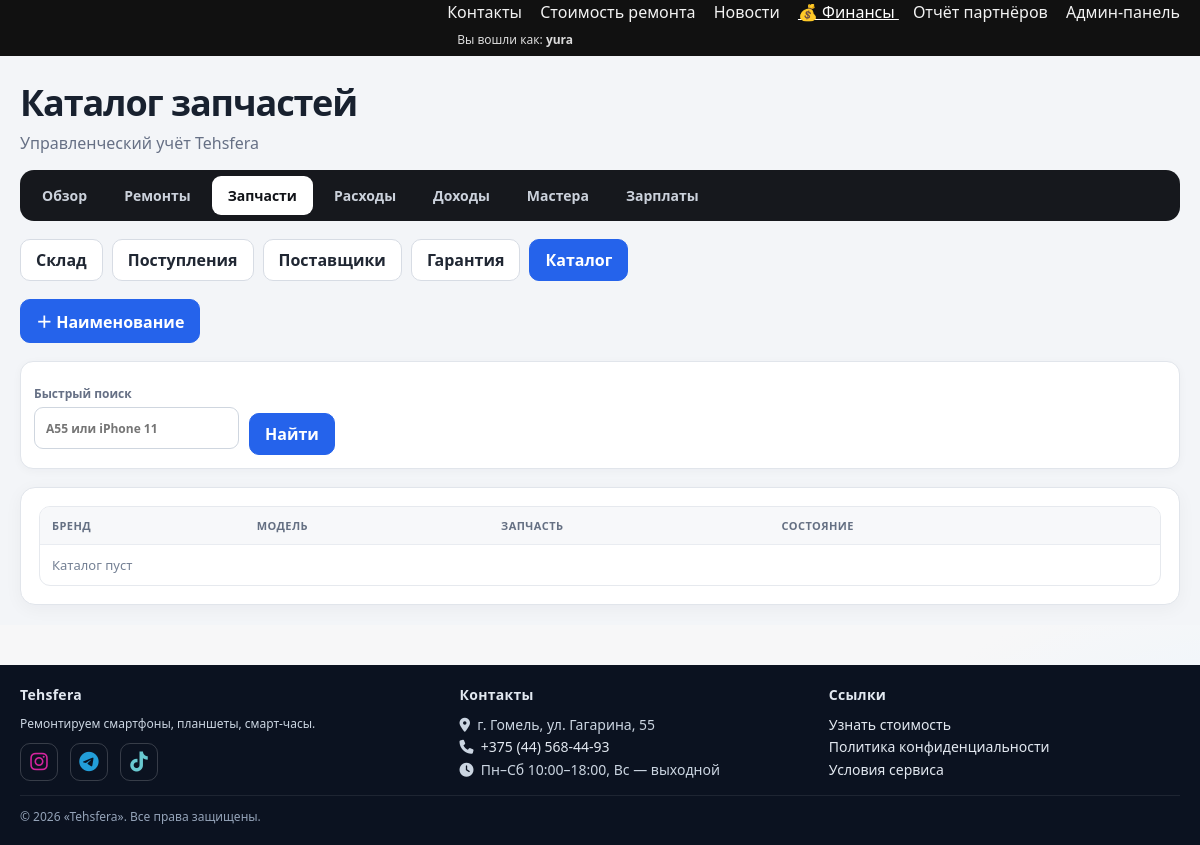
The app's page /finance/parts/catalog/ (signed in), older data.
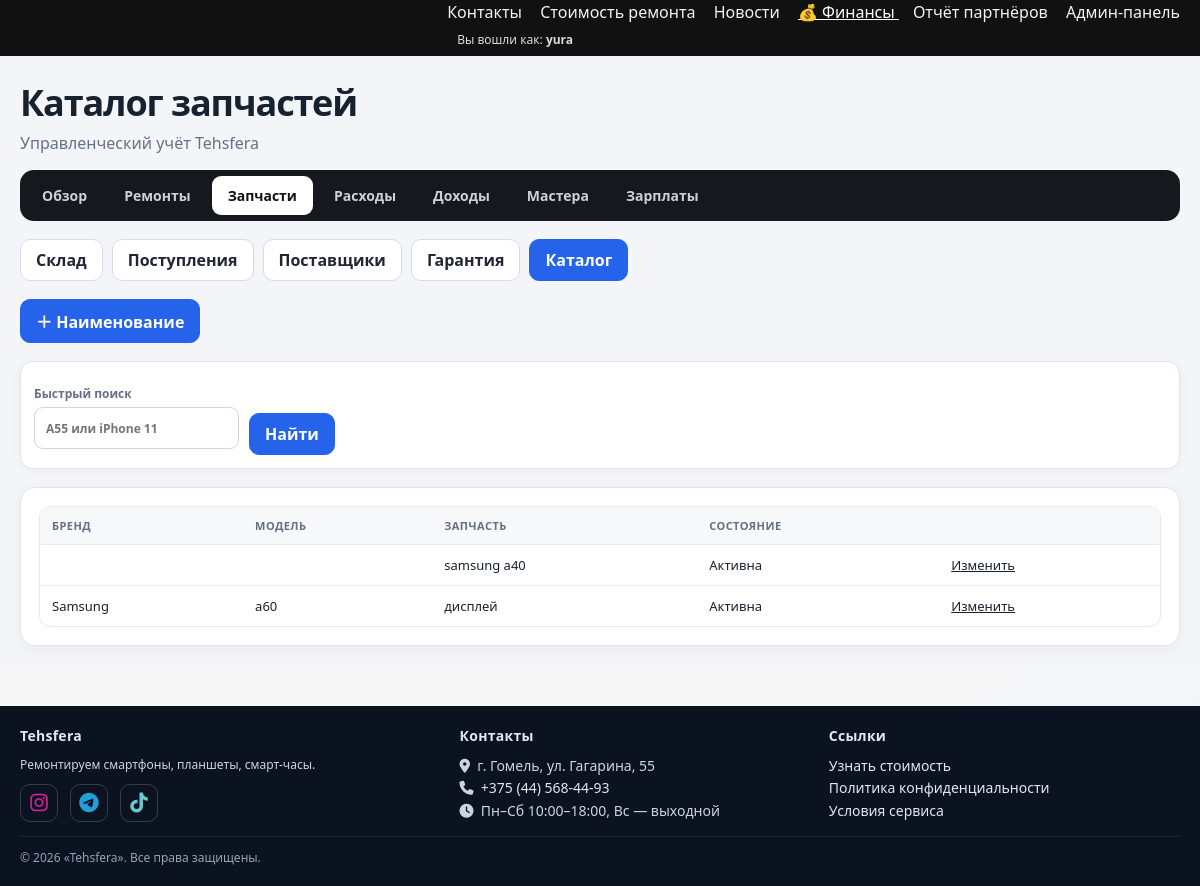
The same page, newer data.
### finance/models.py (models this page shows, shortened)
class PartCatalog(models.Model):
    brand = models.CharField("Бренд", max_length=80, blank=True)
    device_model = models.CharField("Модель устройства", max_length=120, blank=True)
    name = models.CharField("Название запчасти", max_length=160)
    comment = models.TextField("Комментарий", blank=True)
    is_active = models.BooleanField("Активна", default=True)
    created_at = models.DateTimeField("Создана", auto_now_add=True)
    class Meta:
        verbose_name = "Наименование запчасти"
        verbose_name_plural = "Каталог запчастей"
        ordering = ["brand", "device_model", "name"]
        constraints = [models.UniqueConstraint(fields=["brand", "device_model", "name"], name="uniq_finance_part_catalog")]
        indexes = [models.Index(fields=["brand", "device_model"])]

### finance/views.py (the view)
# urls.py: path("parts/catalog/", views.catalog_list, name="catalog_list"),
@finance_staff_required
def catalog_list(request):
    query = (request.GET.get("q") or "").strip()
    qs = PartCatalog.objects.all()
    if query:
        qs = qs.filter(Q(brand__icontains=query) | Q(device_model__icontains=query) | Q(name__icontains=query))
    return render(request, "finance/catalog_list.html", {"page_obj": _page(qs, request), "q": query})

### finance/views.py (called while the page is built)
def _page(queryset, request, size=40):
    return Paginator(queryset, size).get_page(request.GET.get("page"))

### finance/templates/finance/catalog_list.html
{% extends "finance/base.html" %}{% block finance_title %}Каталог запчастей{% endblock %}{% block finance_content %}{% include "finance/_parts_nav.html" %}<div class="fin-actions"><a class="fin-btn primary" href="{% url 'finance:catalog_create' %}">＋ Наименование</a></div><form method="get" class="fin-filters"><label>Быстрый поиск<input name="q" value="{{ q }}" placeholder="A55 или iPhone 11"></label><button class="fin-btn primary">Найти</button></form><section class="fin-card"><div class="fin-table-wrap"><table class="fin-table"><thead><tr><th>Бренд</th><th>Модель</th><th>Запчасть</th><th>Состояние</th><th></th></tr></thead><tbody>{% for item in page_obj %}<tr><td>{{ item.brand }}</td><td>{{ item.device_model }}</td><td>{{ item.name }}</td><td>{% if item.is_active %}Активна{% else %}Неактивна{% endif %}</td><td><a href="{% url 'finance:catalog_edit' item.pk %}">Изменить</a></td></tr>{% empty %}<tr><td colspan="5" class="fin-empty">Каталог пуст</td></tr>{% endfor %}</tbody></table></div></section>{% endblock %}

Row changes from the older to the newer data that the page shows:
added PartCatalog: name "samsung a40", is_active "Активна"
added PartCatalog: brand "Samsung", device_model "a60", name "дисплей", is_active "Активна"
Text that changed along with them:
text no longer shown: "Каталог пуст"
